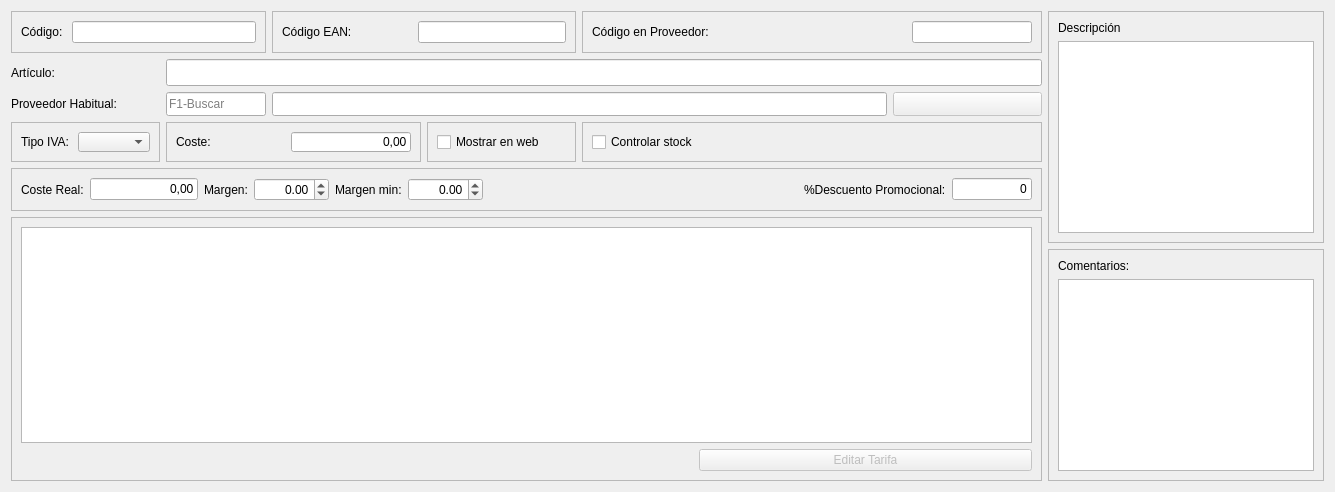
         <widget class="QWidget" name="tab_articulo">
          <property name="styleSheet">
           <string notr="true"/>
          </property>
          <attribute name="title">
           <string>Artículo</string>
          </attribute>
          <layout class="QGridLayout" name="gridLayout_8">
           <item row="1" column="4" colspan="3">
            <widget class="QFrame" name="frame_11">
             <property name="maximumSize">
              <size>
               <width>16777215</width>
               <height>45</height>
              </size>
             </property>
             <property name="frameShape">
              <enum>QFrame::Shape::StyledPanel</enum>
             </property>
             <property name="frameShadow">
              <enum>QFrame::Shadow::Raised</enum>
             </property>
             <layout class="QGridLayout" name="gridLayout_14">
              <item row="0" column="0">
               <widget class="QLabel" name="label_4">
                <property name="text">
                 <string>Código en Proveedor:</string>
                </property>
               </widget>
              </item>
              <item row="0" column="1">
               <widget class="QLineEdit" name="txtcodigo_fabricante">
                <property name="maximumSize">
                 <size>
                  <width>120</width>
                  <height>16777215</height>
                 </size>
                </property>
                <property name="text">
                 <string/>
                </property>
                <property name="alignment">
                 <set>Qt::AlignmentFlag::AlignLeading|Qt::AlignmentFlag::AlignLeft|Qt::AlignmentFlag::AlignVCenter</set>
                </property>
               </widget>
              </item>
             </layout>
            </widget>
           </item>
           <item row="1" column="0" colspan="2">
            <widget class="QFrame" name="frame_13">
             <property name="maximumSize">
              <size>
               <width>16777215</width>
               <height>45</height>
              </size>
             </property>
             <property name="frameShape">
              <enum>QFrame::Shape::StyledPanel</enum>
             </property>
             <property name="frameShadow">
              <enum>QFrame::Shadow::Raised</enum>
             </property>
             <layout class="QGridLayout" name="gridLayout_16">
              <item row="0" column="0">
               <widget class="QLabel" name="label_2">
                <property name="sizePolicy">
                 <sizepolicy hsizetype="Maximum" vsizetype="Preferred">
                  <horstretch>0</horstretch>
                  <verstretch>0</verstretch>
                 </sizepolicy>
                </property>
                <property name="text">
                 <string>Código: </string>
                </property>
               </widget>
              </item>
              <item row="0" column="1">
               <widget class="QLineEdit" name="txtcodigo">
                <property name="sizePolicy">
                 <sizepolicy hsizetype="Preferred" vsizetype="Fixed">
                  <horstretch>0</horstretch>
                  <verstretch>0</verstretch>
                 </sizepolicy>
                </property>
                <property name="codeField" stdset="0">
                 <bool>true</bool>
                </property>
               </widget>
              </item>
             </layout>
            </widget>
           </item>
           <item row="1" column="2" colspan="2">
            <widget class="QFrame" name="frame_12">
             <property name="maximumSize">
              <size>
               <width>16777215</width>
               <height>45</height>
              </size>
             </property>
             <property name="frameShape">
              <enum>QFrame::Shape::StyledPanel</enum>
             </property>
             <property name="frameShadow">
              <enum>QFrame::Shadow::Raised</enum>
             </property>
             <layout class="QGridLayout" name="gridLayout_15">
              <item row="0" column="0">
               <widget class="QLabel" name="label_3">
                <property name="text">
                 <string>Código EAN:</string>
                </property>
               </widget>
              </item>
              <item row="0" column="1">
               <widget class="QLineEdit" name="txtcodigo_barras">
                <property name="sizePolicy">
                 <sizepolicy hsizetype="Preferred" vsizetype="Fixed">
                  <horstretch>0</horstretch>
                  <verstretch>0</verstretch>
                 </sizepolicy>
                </property>
                <property name="minimumSize">
                 <size>
                  <width>148</width>
                  <height>0</height>
                 </size>
                </property>
                <property name="maximumSize">
                 <size>
                  <width>120</width>
                  <height>16777215</height>
                 </size>
                </property>
                <property name="testField" stdset="0">
                 <bool>true</bool>
                </property>
               </widget>
              </item>
             </layout>
             <zorder>txtcodigo_barras</zorder>
             <zorder>label_3</zorder>
            </widget>
           </item>
           <item row="2" column="1" colspan="6">
            <widget class="QLineEdit" name="txtdescripcionResumida">
             <property name="maximumSize">
              <size>
               <width>16777215</width>
               <height>27</height>
              </size>
             </property>
            </widget>
           </item>
           <item row="2" column="0">
            <widget class="QLabel" name="label_6">
             <property name="text">
              <string>Artículo:</string>
             </property>
            </widget>
           </item>
           <item row="3" column="0">
            <widget class="QLabel" name="label_8">
             <property name="text">
              <string>Proveedor Habitual:</string>
             </property>
            </widget>
           </item>
           <item row="3" column="2" colspan="4">
            <widget class="QLineEdit" name="txtproveedor">
             <property name="maximumSize">
              <size>
               <width>16777215</width>
               <height>24</height>
              </size>
             </property>
            </widget>
           </item>
           <item row="3" column="1">
            <widget class="QLineEdit" name="txtcodigo_proveedor">
             <property name="sizePolicy">
              <sizepolicy hsizetype="Preferred" vsizetype="Fixed">
               <horstretch>0</horstretch>
               <verstretch>0</verstretch>
              </sizepolicy>
             </property>
             <property name="minimumSize">
              <size>
               <width>100</width>
               <height>0</height>
              </size>
             </property>
             <property name="maximumSize">
              <size>
               <width>100</width>
               <height>24</height>
              </size>
             </property>
             <property name="placeholderText">
              <string>F1-Buscar</string>
             </property>
             <property name="locateField" stdset="0">
              <bool>true</bool>
             </property>
            </widget>
           </item>
           <item row="3" column="6">
            <widget class="QPushButton" name="btnBuscarProveedor">
             <property name="enabled">
              <bool>false</bool>
             </property>
             <property name="maximumSize">
              <size>
               <width>16777215</width>
               <height>24</height>
              </size>
             </property>
             <property name="text">
              <string/>
             </property>
             <property name="icon">
              <iconset>
               <normaloff>:/Icons/PNG/search.png</normaloff>:/Icons/PNG/search.png</iconset>
             </property>
             <property name="iconSize">
              <size>
               <width>16</width>
               <height>16</height>
              </size>
             </property>
            </widget>
           </item>
           <item row="7" column="7" rowspan="2">
            <widget class="QFrame" name="FrameRF">
             <property name="frameShape">
              <enum>QFrame::Shape::StyledPanel</enum>
             </property>
             <property name="frameShadow">
              <enum>QFrame::Shadow::Raised</enum>
             </property>
             <layout class="QGridLayout" name="gridLayout_7">
              <item row="2" column="1">
               <widget class="QTextEdit" name="txtcomentario">
                <property name="sizePolicy">
                 <sizepolicy hsizetype="Preferred" vsizetype="Preferred">
                  <horstretch>0</horstretch>
                  <verstretch>0</verstretch>
                 </sizepolicy>
                </property>
               </widget>
              </item>
              <item row="1" column="1">
               <widget class="QLabel" name="label_18">
                <property name="text">
                 <string>Comentarios:</string>
                </property>
               </widget>
              </item>
             </layout>
            </widget>
           </item>
           <item row="1" column="7" rowspan="6">
            <widget class="QFrame" name="frame_20">
             <property name="frameShape">
              <enum>QFrame::Shape::StyledPanel</enum>
             </property>
             <property name="frameShadow">
              <enum>QFrame::Shadow::Raised</enum>
             </property>
             <layout class="QGridLayout" name="gridLayout_42">
              <item row="1" column="0">
               <widget class="QTextEdit" name="txtdescripcion"/>
              </item>
              <item row="0" column="0">
               <widget class="QLabel" name="label_7">
                <property name="text">
                 <string>Descripción</string>
                </property>
               </widget>
              </item>
             </layout>
            </widget>
           </item>
           <item row="4" column="0">
            <widget class="QFrame" name="frame_4">
             <property name="sizePolicy">
              <sizepolicy hsizetype="Preferred" vsizetype="Fixed">
               <horstretch>0</horstretch>
               <verstretch>0</verstretch>
              </sizepolicy>
             </property>
             <property name="maximumSize">
              <size>
               <width>16777215</width>
               <height>40</height>
              </size>
             </property>
             <property name="frameShape">
              <enum>QFrame::Shape::StyledPanel</enum>
             </property>
             <property name="frameShadow">
              <enum>QFrame::Shadow::Raised</enum>
             </property>
             <layout class="QHBoxLayout" name="horizontalLayout_4">
              <item>
               <widget class="QLabel" name="label_19">
                <property name="text">
                 <string>Tipo IVA:</string>
                </property>
               </widget>
              </item>
              <item>
               <widget class="QComboBox" name="cboTipoIVA"/>
              </item>
             </layout>
            </widget>
           </item>
           <item row="6" column="0" rowspan="3" colspan="7">
            <widget class="QFrame" name="frame_8">
             <property name="sizePolicy">
              <sizepolicy hsizetype="Expanding" vsizetype="Preferred">
               <horstretch>0</horstretch>
               <verstretch>0</verstretch>
              </sizepolicy>
             </property>
             <property name="frameShape">
              <enum>QFrame::Shape::StyledPanel</enum>
             </property>
             <property name="frameShadow">
              <enum>QFrame::Shadow::Raised</enum>
             </property>
             <layout class="QGridLayout" name="gridLayout_4">
              <item row="0" column="0" colspan="3">
               <widget class="QTableView" name="TablaTarifas">
                <property name="sizePolicy">
                 <sizepolicy hsizetype="Preferred" vsizetype="Preferred">
                  <horstretch>0</horstretch>
                  <verstretch>0</verstretch>
                 </sizepolicy>
                </property>
                <property name="alternatingRowColors">
                 <bool>true</bool>
                </property>
                <property name="selectionMode">
                 <enum>QAbstractItemView::SelectionMode::SingleSelection</enum>
                </property>
                <property name="selectionBehavior">
                 <enum>QAbstractItemView::SelectionBehavior::SelectRows</enum>
                </property>
               </widget>
              </item>
              <item row="1" column="2">
               <widget class="QPushButton" name="btnEditartarifa">
                <property name="enabled">
                 <bool>false</bool>
                </property>
                <property name="sizePolicy">
                 <sizepolicy hsizetype="Preferred" vsizetype="Fixed">
                  <horstretch>0</horstretch>
                  <verstretch>0</verstretch>
                 </sizepolicy>
                </property>
                <property name="text">
                 <string>Editar Tarifa</string>
                </property>
                <property name="icon">
                 <iconset resource="../designer.qrc">
                  <normaloff>:/PNG/resources/icons/png/Edit.png</normaloff>:/PNG/resources/icons/png/Edit.png</iconset>
                </property>
               </widget>
              </item>
             </layout>
            </widget>
           </item>
           <item row="4" column="4" colspan="3">
            <widget class="QFrame" name="frame_2">
             <property name="frameShape">
              <enum>QFrame::Shape::StyledPanel</enum>
             </property>
             <property name="frameShadow">
              <enum>QFrame::Shadow::Raised</enum>
             </property>
             <layout class="QGridLayout" name="gridLayout_5">
              <item row="0" column="0">
               <widget class="QCheckBox" name="chkcontrolar_stock">
                <property name="text">
                 <string>Controlar stock</string>
                </property>
               </widget>
              </item>
             </layout>
            </widget>
           </item>
           <item row="4" column="3">
            <widget class="QFrame" name="frame_10">
             <property name="frameShape">
              <enum>QFrame::Shape::StyledPanel</enum>
             </property>
             <property name="frameShadow">
              <enum>QFrame::Shadow::Raised</enum>
             </property>
             <layout class="QGridLayout" name="gridLayout_13">
              <item row="0" column="0">
               <widget class="QCheckBox" name="chkmostrar_web">
                <property name="toolTip">
                 <string>Seleccionar si se desea que el artículo aparezca en la tienda virtual en su web</string>
                </property>
                <property name="text">
                 <string>Mostrar en web</string>
                </property>
               </widget>
              </item>
             </layout>
            </widget>
           </item>
           <item row="5" column="0" colspan="7">
            <widget class="QFrame" name="frame_5">
             <property name="sizePolicy">
              <sizepolicy hsizetype="Expanding" vsizetype="Fixed">
               <horstretch>0</horstretch>
               <verstretch>0</verstretch>
              </sizepolicy>
             </property>
             <property name="minimumSize">
              <size>
               <width>0</width>
               <height>0</height>
              </size>
             </property>
             <property name="maximumSize">
              <size>
               <width>16777215</width>
               <height>80</height>
              </size>
             </property>
             <property name="frameShape">
              <enum>QFrame::Shape::StyledPanel</enum>
             </property>
             <property name="frameShadow">
              <enum>QFrame::Shadow::Raised</enum>
             </property>
             <layout class="QGridLayout" name="gridLayout">
              <item row="0" column="4">
               <widget class="QLabel" name="label_13">
                <property name="text">
                 <string>Margen min:</string>
                </property>
               </widget>
              </item>
              <item row="0" column="3">
               <widget class="QDoubleSpinBox" name="txtMargen">
                <property name="alignment">
                 <set>Qt::AlignmentFlag::AlignRight|Qt::AlignmentFlag::AlignTrailing|Qt::AlignmentFlag::AlignVCenter</set>
                </property>
                <property name="decimals">
                 <number>2</number>
                </property>
                <property name="minimum">
                 <double>-1000.000000000000000</double>
                </property>
                <property name="maximum">
                 <double>9999.989999999999782</double>
                </property>
                <property name="value">
                 <double>0.000000000000000</double>
                </property>
               </widget>
              </item>
              <item row="0" column="0">
               <widget class="QLabel" name="label_5">
                <property name="text">
                 <string>Coste Real:</string>
                </property>
               </widget>
              </item>
              <item row="0" column="1">
               <widget class="QLineEdit" name="txtCoste_real">
                <property name="minimumSize">
                 <size>
                  <width>87</width>
                  <height>0</height>
                 </size>
                </property>
                <property name="text">
                 <string>0,00</string>
                </property>
                <property name="alignment">
                 <set>Qt::AlignmentFlag::AlignRight|Qt::AlignmentFlag::AlignTrailing|Qt::AlignmentFlag::AlignVCenter</set>
                </property>
                <property name="readOnly">
                 <bool>true</bool>
                </property>
               </widget>
              </item>
              <item row="0" column="8">
               <widget class="QLineEdit" name="txtdto">
                <property name="minimumSize">
                 <size>
                  <width>62</width>
                  <height>0</height>
                 </size>
                </property>
                <property name="maximumSize">
                 <size>
                  <width>80</width>
                  <height>16777215</height>
                 </size>
                </property>
                <property name="text">
                 <string>0</string>
                </property>
                <property name="alignment">
                 <set>Qt::AlignmentFlag::AlignRight|Qt::AlignmentFlag::AlignTrailing|Qt::AlignmentFlag::AlignVCenter</set>
                </property>
               </widget>
              </item>
              <item row="0" column="2">
               <widget class="QLabel" name="label_12">
                <property name="text">
                 <string>Margen:</string>
                </property>
               </widget>
              </item>
              <item row="0" column="6">
               <spacer name="horizontalSpacer">
                <property name="orientation">
                 <enum>Qt::Orientation::Horizontal</enum>
                </property>
                <property name="sizeHint" stdset="0">
                 <size>
                  <width>315</width>
                  <height>17</height>
                 </size>
                </property>
               </spacer>
              </item>
              <item row="0" column="5">
               <widget class="QDoubleSpinBox" name="txtMargen_min">
                <property name="alignment">
                 <set>Qt::AlignmentFlag::AlignRight|Qt::AlignmentFlag::AlignTrailing|Qt::AlignmentFlag::AlignVCenter</set>
                </property>
                <property name="minimum">
                 <double>-1000.000000000000000</double>
                </property>
                <property name="maximum">
                 <double>9999.000000000000000</double>
                </property>
                <property name="value">
                 <double>0.000000000000000</double>
                </property>
               </widget>
              </item>
              <item row="0" column="7">
               <widget class="QLabel" name="label_20">
                <property name="text">
                 <string>%Descuento Promocional:</string>
                </property>
               </widget>
              </item>
             </layout>
            </widget>
           </item>
           <item row="4" column="1" colspan="2">
            <widget class="QFrame" name="frame_7">
             <property name="sizePolicy">
              <sizepolicy hsizetype="Expanding" vsizetype="Fixed">
               <horstretch>0</horstretch>
               <verstretch>0</verstretch>
              </sizepolicy>
             </property>
             <property name="minimumSize">
              <size>
               <width>180</width>
               <height>0</height>
              </size>
             </property>
             <property name="maximumSize">
              <size>
               <width>16777215</width>
               <height>40</height>
              </size>
             </property>
             <property name="autoFillBackground">
              <bool>false</bool>
             </property>
             <property name="frameShape">
              <enum>QFrame::Shape::StyledPanel</enum>
             </property>
             <property name="frameShadow">
              <enum>QFrame::Shadow::Raised</enum>
             </property>
             <layout class="QHBoxLayout" name="horizontalLayout_5">
              <item>
               <widget class="QLabel" name="label_14">
                <property name="autoFillBackground">
                 <bool>false</bool>
                </property>
                <property name="text">
                 <string>Coste:</string>
                </property>
               </widget>
              </item>
              <item>
               <widget class="QLineEdit" name="txtcoste">
                <property name="maximumSize">
                 <size>
                  <width>120</width>
                  <height>16777215</height>
                 </size>
                </property>
                <property name="text">
                 <string>0,00</string>
                </property>
                <property name="alignment">
                 <set>Qt::AlignmentFlag::AlignRight|Qt::AlignmentFlag::AlignTrailing|Qt::AlignmentFlag::AlignVCenter</set>
                </property>
               </widget>
              </item>
             </layout>
            </widget>
           </item>
          </layout>
         </widget>
